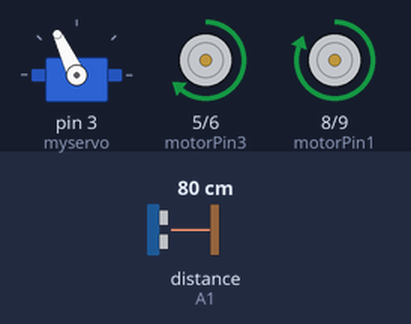
A sketch run on a simulated Arduino Uno, built with avr-gcc and run on an emulated ATmega328P. Shown: servo, motor-driver pin pairs drawn as motors (green arrow = first pin HIGH = forward, orange = second pin HIGH = backward, longer = more drive). Inputs (shaded band) come from the test bench; at power-on: distance to the obstacle (sensor on A1) 80 cm. The echo pulse lasts 58.3 µs per cm.

Above: at 3.9 s.
4.0 s: distance to the obstacle (sensor on A1) set to 29 cm
5.5 s: distance to the obstacle (sensor on A1) set to 23 cm
At 7.6 s:
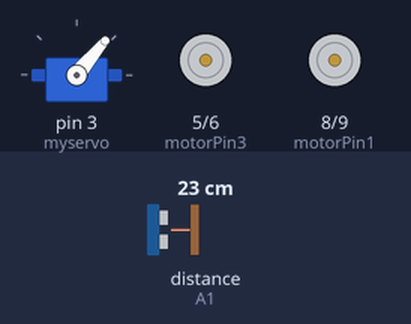
At 8.3 s:
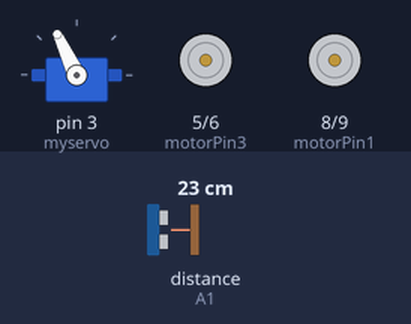
8.5 s: distance to the obstacle (sensor on A1) set to 35 cm
11.5 s: distance to the obstacle (sensor on A1) set to 2 cm
At 12.4 s:
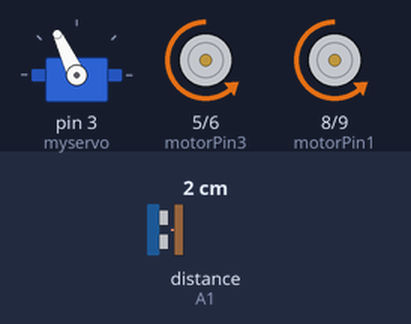
14.5 s: distance to the obstacle (sensor on A1) set to 4 cm
Timing chart, 0 to 28.7 s (numbered marks = the images above; inputs shaded):
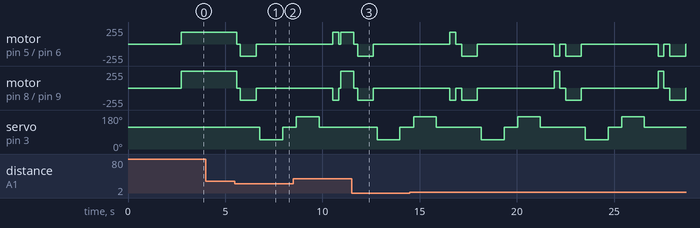

Measured:
- the behaviour switches between 26 and 25 cm on distance to the obstacle (sensor on A1) (found by bisection; images 0 and 1)
- after the input at 4.0 s, every drawn part: stays the same
- after the input at 5.5 s, motor on pin 5 (motorPin3) / pin 6 (motorPin4): forward 180/255 → stopped after 0.08 s, → backward 180/255 0.20 s later, → stopped 0.80 s later; motor on pin 8 (motorPin1) / pin 9 (motorPin2): forward 255/255 → stopped after 0.08 s, → backward 180/255 0.20 s later, → stopped 0.80 s later
- after the input at 11.5 s, motor on pin 5 (motorPin3) / pin 6 (motorPin4): forward 180/255 → stopped after 0.12 s, → backward 180/255 0.20 s later, → stopped 0.80 s later; motor on pin 8 (motorPin1) / pin 9 (motorPin2): forward 255/255 → stopped after 0.12 s, → backward 180/255 0.20 s later, → stopped 0.80 s later

The sketch:

Evasor_obstaculos.ino
```cpp
#include <NewPing.h>
#include <Servo.h>

// Definición de pines para el sensor ultrasónico y el servo.
#define TRIG_PIN A0
#define ECHO_PIN A1
#define MAX_DISTANCE 200

// Definición de pines para controlar los motores del robot.
const int motorPin1 = 8;
const int motorPin2 = 9;
const int motorPin3 = 5;
const int motorPin4 = 6;

NewPing sonar(TRIG_PIN, ECHO_PIN, MAX_DISTANCE);
Servo myservo;

int distance = 100;

void setup() {
  myservo.attach(3);
  myservo.write(115);
  delay(2000);

  // Inicialización del sensor ultrasónico.
  initializeUltrasonic();
}

void loop() {
  int distanceR = 0;
  int distanceL = 0;
  delay(40);

  if (distance <= 25) {
    avoidObstacle();
  } else {
    moveForward();
  }

  distance = readPing();
}

// Funciones

void initializeUltrasonic() {
  // Se realiza la lectura del sensor ultrasónico varias veces y se almacena la distancia medida.
  for (int i = 0; i < 4; ++i) {
    distance = readPing();
    delay(100);
  }
}

void avoidObstacle() {
  moveStop();
  delay(200);
  moveBackward();
  delay(800);
  moveStop();
  delay(200);

  int distanceR = lookRight();
  delay(200);
  int distanceL = lookLeft();
  delay(200);

  if (distanceR >= distanceL) {
    turnRight();
    moveStop();
  } else {
    turnLeft();
    moveStop();
  }
}

int lookRight() {
  turnServo(50);
  delay(500);
  int distance = readPing();
  delay(100);
  turnServo(115);
  return distance;
}

int lookLeft() {
  turnServo(170);
  delay(500);
  int distance = readPing();
  delay(100);
  turnServo(115);
  return distance;
}

void turnServo(int angle) {
  myservo.write(angle);
  delay(500);
}

int readPing() {
  delay(70);
  int cm = sonar.ping_cm();
  if (cm == 0) {
    cm = 250;
  }
  return cm;
}

void moveStop() {
  setMotorSpeed(0, 0, 0, 0);
}

void moveForward() {
  setMotorSpeed(180, 0, 180, 0);
}

void moveBackward() {
  setMotorSpeed(0, 180, 0, 180);
}

void turnRight() {
  setMotorSpeed(180, 0, 0, 180);
  delay(300);
  moveForward();
}

void turnLeft() {
  setMotorSpeed(0, 180, 180, 0);
  delay(300);
  moveForward();
}

void setMotorSpeed(int speed1, int speed2, int speed3, int speed4) {
  analogWrite(motorPin1, speed1);
  analogWrite(motorPin2, speed2);
  analogWrite(motorPin3, speed3);
  analogWrite(motorPin4, speed4);
}
```
